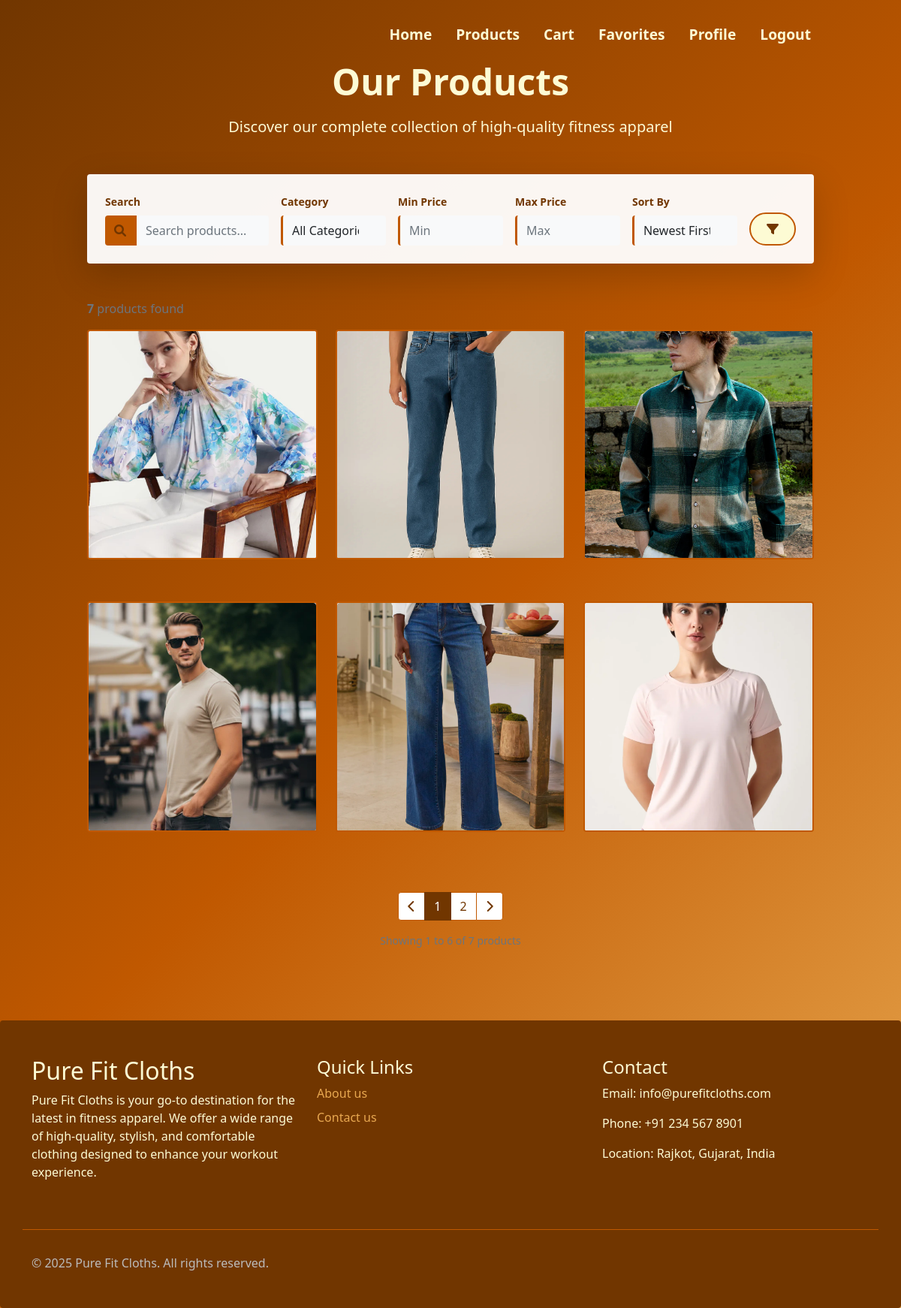
Screenshot of /products.php (signed in) with the database file from the repository.
### tables this page shows
CREATE TABLE `products` (
  `product_id` int(11) NOT NULL,
  `category_id` int(11) NOT NULL,
  `name` varchar(150) NOT NULL,
  `description` mediumtext DEFAULT NULL,
  `price` decimal(10,2) NOT NULL DEFAULT 0.00,
  `stock_quantity` int(11) NOT NULL DEFAULT 0,
  `image_path` varchar(255) DEFAULT NULL,
  `is_active` tinyint(1) NOT NULL DEFAULT 1,
  `created_at` timestamp NOT NULL DEFAULT current_timestamp(),
  `updated_at` timestamp NOT NULL DEFAULT current_timestamp() ON UPDATE current_timestamp(),
  `subcategory_id` int(11) DEFAULT NULL
);

### products.php (the view, shortened to what this page needs)
<?php
include 'connection.php';
$search = isset($_GET['search']) ? mysqli_real_escape_string($conn, trim($_GET['search'])) : '';
$min_price = isset($_GET['min_price']) ? (float)$_GET['min_price'] : 0;
$max_price = isset($_GET['max_price']) ? (float)$_GET['max_price'] : 0;
$sort = isset($_GET['sort']) ? $_GET['sort'] : 'newest';
?>
<div class="container-fluid py-4 py-md-5" style="padding-top: 80px !important;">
    <div class="row justify-content-center mb-4 mb-md-5">
        <div class="col-12 col-lg-10 text-center px-3">
            <h1 class="display-5 display-md-4 fw-bold mb-3" style="color: #FDFBD4;">
                Our Products
            </h1>
            <p class="lead mb-0" style="color: #FDFBD4;">
                Discover our complete collection of high-quality fitness apparel
            </p>
        </div>
    </div>
    <div class="row justify-content-center mb-4 mb-md-5">
        <div class="col-12 col-lg-10 px-3">
            <div class="card shadow-lg border-0 rounded-4 overflow-hidden" style="background: rgba(255, 255, 255, 0.95); backdrop-filter: blur(20px);">
                <div class="card-body p-3 p-md-4">
                    <form method="GET" action="products.php" id="filterForm" novalidate>
                        <div class="row g-2 g-md-3 align-items-end">
                            <div class="col-12 col-md-3">
                                <label class="form-label small fw-bold" style="color: #713600;">Search</label>
                                <div class="input-group">
                                    <span class="input-group-text border-0" style="background: #C05800; color: #713600;">
                                        <i class="fas fa-search"></i>
                                    </span>
                                    <input type="text" name="search" class="form-control border-0 py-2" placeholder="Search products..."
                                           value="<?php echo htmlspecialchars($search); ?>"
                                           style="background: #f8f9fa; border-left: 3px solid #C05800 !important;">
                                </div>
                            </div>
                            <div class="col-12 col-sm-6 col-md-2">
                                <label class="form-label small fw-bold" style="color: #713600;">Category</label>
                                <select name="category" class="form-select border-0 py-2" style="background: #f8f9fa; border-left: 3px solid #C05800 !important;">
                                    <option value="0">All Categories</option>
                                </select>
                            </div>
                            <div class="col-6 col-sm-3 col-md-2">
                                <label class="form-label small fw-bold" style="color: #713600;">Min Price</label>
                                <input type="number" name="min_price" class="form-control border-0 py-2" placeholder="Min"
                                       value="<?php echo $min_price > 0 ? $min_price : ''; ?>"
                                       style="background: #f8f9fa; border-left: 3px solid #C05800 !important;" min="0" step="0.01">
                            </div>
                            <div class="col-6 col-sm-3 col-md-2">
                                <label class="form-label small fw-bold" style="color: #713600;">Max Price</label>
                                <input type="number" name="max_price" class="form-control border-0 py-2" placeholder="Max"
                                       value="<?php echo $max_price > 0 ? $max_price : ''; ?>"
                                       style="background: #f8f9fa; border-left: 3px solid #C05800 !important;" min="0" step="0.01">
                            </div>
                            <div class="col-12 col-sm-6 col-md-2">
                                <label class="form-label small fw-bold" style="color: #713600;">Sort By</label>
                                <select name="sort" class="form-select border-0 py-2" style="background: #f8f9fa; border-left: 3px solid #C05800 !important;">
                                    <option value="newest" <?php echo $sort == 'newest' ? 'selected' : ''; ?>>Newest First</option>
                                </select>
                            </div>
                            <div class="col-12 col-sm-6 col-md-1">
                                <button type="submit" class="btn w-100 py-2 rounded-pill fw-bold"
                                        style="background: #FDFBD4; color: #713600; border: 2px solid #C05800;">
                                    <i class="fas fa-filter"></i>
                                </button>
                            </div>
                        </div>
                    </form>
                </div>
            </div>
        </div>
    </div>
    <?php
    $products_per_page = 6;
    $current_page = isset($_GET['page']) ? (int)$_GET['page'] : 1;
    $current_page = max(1, $current_page);
    $offset = ($current_page - 1) * $products_per_page;
    $where_conditions = ["p.is_active = 1"];
    $where_clause = implode(' AND ', $where_conditions);
    $order_by = "p.created_at DESC";
    switch ($sort) {
        default:
            $order_by = "p.created_at DESC";
    }
    $count_q = "SELECT COUNT(*) as total FROM products p WHERE $where_clause";
    $count_r = mysqli_query($conn, $count_q);
    $count_row = mysqli_fetch_assoc($count_r);
    $total_products = $count_row['total'];
    $total_pages = ceil($total_products / $products_per_page);
    ?>
    <div class="row justify-content-center mb-3">
        <div class="col-12 col-lg-10 px-3">
            <div class="d-flex justify-content-between align-items-center">
                <p class="mb-0 text-muted">
                    <strong><?php echo $total_products; ?></strong> product<?php echo $total_products != 1 ? 's' : ''; ?> found
                </p>
            </div>
        </div>
    </div>
    <div class="row justify-content-center">
        <div class="col-12 col-lg-10 px-3">
            <div class="row g-3 g-md-4">
                <?php
                $prod_q = "SELECT p.*, c.name as category_name
                          FROM products p
                          LEFT JOIN categories c ON p.category_id = c.category_id
                          WHERE $where_clause
                          ORDER BY $order_by
                          LIMIT $products_per_page OFFSET $offset";
                $prod_r = mysqli_query($conn, $prod_q);
                if ($prod_r && mysqli_num_rows($prod_r) > 0) {
                    while ($prod = mysqli_fetch_assoc($prod_r)) {
                        $img = !empty($prod['image_path']) ? $prod['image_path'] : 'assets/products/1.png';
                        $title = htmlspecialchars($prod['name']);
                ?>
                        <div class="col-12 col-sm-6 col-md-6 col-lg-4 col-xl-4 d-flex justify-content-center">
                            <a href="product-details.php?id=<?php echo $prod['product_id']; ?>" class="text-decoration-none w-100" style="max-width: 400px;">
                                <div class="productcant rounded">
                                    <div class="position-relative overflow-hidden rounded-top">
                                        <img src="<?php echo htmlspecialchars($img); ?>" alt="<?php echo $title; ?>" class="img-fluid w-100" style="aspect-ratio: 1/1; object-fit: cover;">
                                    </div>
                                </div>
                            </a>
                        </div>
                <?php
                    }
                }
                ?>
            </div>
            <?php if ($total_pages > 1):
                $query_params = $_GET;
                unset($query_params['page']);
                $query_string = http_build_query($query_params);
                $query_string = $query_string ? '&' . $query_string : '';
            ?>
            <div class="row justify-content-center mt-4 mt-md-5">
                <div class="col-12">
                    <nav aria-label="Products pagination">
                        <ul class="pagination justify-content-center flex-wrap">
                            <li class="page-item <?php echo ($current_page <= 1) ? 'disabled' : ''; ?>">
                                <a class="page-link rounded-start" href="<?php echo ($current_page > 1) ? '?page=' . ($current_page - 1) . $query_string : '#'; ?>" style="border-color: #C05800; color: #713600;">
                                    <i class="fas fa-chevron-left"></i>
                                </a>
                            </li>
                            <?php
                            $start_page = max(1, $current_page - 2);
                            $end_page = min($total_pages, $current_page + 2);
                            for ($i = $start_page; $i <= $end_page; $i++) {
                                $active = ($i == $current_page) ? 'active' : '';
                                $style = ($i == $current_page) ? 'background: #713600; border-color: #713600; color: white;' : 'border-color: #C05800; color: #713600;';
                                echo '<li class="page-item ' . $active . '"><a class="page-link" href="?page=' . $i . $query_string . '" style="' . $style . '">' . $i . '</a></li>';
                            }
                            ?>
                            <li class="page-item <?php echo ($current_page >= $total_pages) ? 'disabled' : ''; ?>">
                                <a class="page-link rounded-end" href="<?php echo ($current_page < $total_pages) ? '?page=' . ($current_page + 1) . $query_string : '#'; ?>" style="border-color: #C05800; color: #713600;">
                                    <i class="fas fa-chevron-right"></i>
                                </a>
                            </li>
                        </ul>
                    </nav>
                    <div class="text-center mt-3">
                        <p class="text-muted small mb-0">
                        </p>
                    </div>
                </div>
            </div>
            <?php endif; ?>
        </div>
    </div>
</div>
<link rel="stylesheet" href="https://cdnjs.cloudflare.com/ajax/libs/font-awesome/6.0.0/css/all.min.css">
<?php
include_once 'master_layout.php';
?>

### css/main.css (style rules this page uses)
* { margin: 0; padding: 0; box-sizing: border-box; }
body { background-image: radial-gradient(circle, #FDFBD4, #F5E6B3); font-family: 'Segoe UI', Tahoma, Geneva, Verdana, sans-serif; overflow-x: hidden; min-height: 100vh; }
.productcant { border: 2px solid #C05800; border-radius: 12px; max-width: 100%; width: 100%; position: relative; overflow: hidden; transition: all 0.3s ease; min-height: 300px; background: rgba(255, 255, 255, 0.95); margin-bottom: 2rem; }
.productcant img { width: 100%; height: auto; object-fit: cover; transition: transform 0.3s ease; }
.btn-primary, .btn { background-color: #FDFBD4 !important; color: #713600 !important; border: 2px solid #C05800 !important; font-weight: 600; transition: all 0.3s ease; }
.productcant::before { content: ""; position: absolute; inset: 0; border-radius: 10px; backdrop-filter: blur(7px); opacity: 0; transition: opacity 0.4s cubic-bezier(.4, 0, .2, 1); z-index: 1; pointer-events: none; }
@media (min-width: 1200px) { .productcant { max-width: 350px; } }
@media (min-width: 1200px) { .container-fluid { max-width: 1400px; margin: 0 auto; } }

### master_layout.php (style rules this page uses)
body { top: 0px !important; position: static !important; }

### products.php (style rules this page uses)
.pagination .page-link { transition: all 0.3s ease; }
.container-fluid > * { animation: fadeInUp 0.8s ease forwards; opacity: 0; transform: translateY(30px); }
.container-fluid > *:nth-child(1) { animation-delay: 0.1s; }
.container-fluid > *:nth-child(2) { animation-delay: 0.2s; }
.container-fluid > *:nth-child(3) { animation-delay: 0.3s; }

### rows the page displays
products: image_path (picture)
products: image_path (picture)
products: image_path (picture)
products: image_path (picture)
products: $prod['product_id'] 4 (drawn), image_path (picture)
products: image_path (picture)

### other values shown
$total_products "7"
